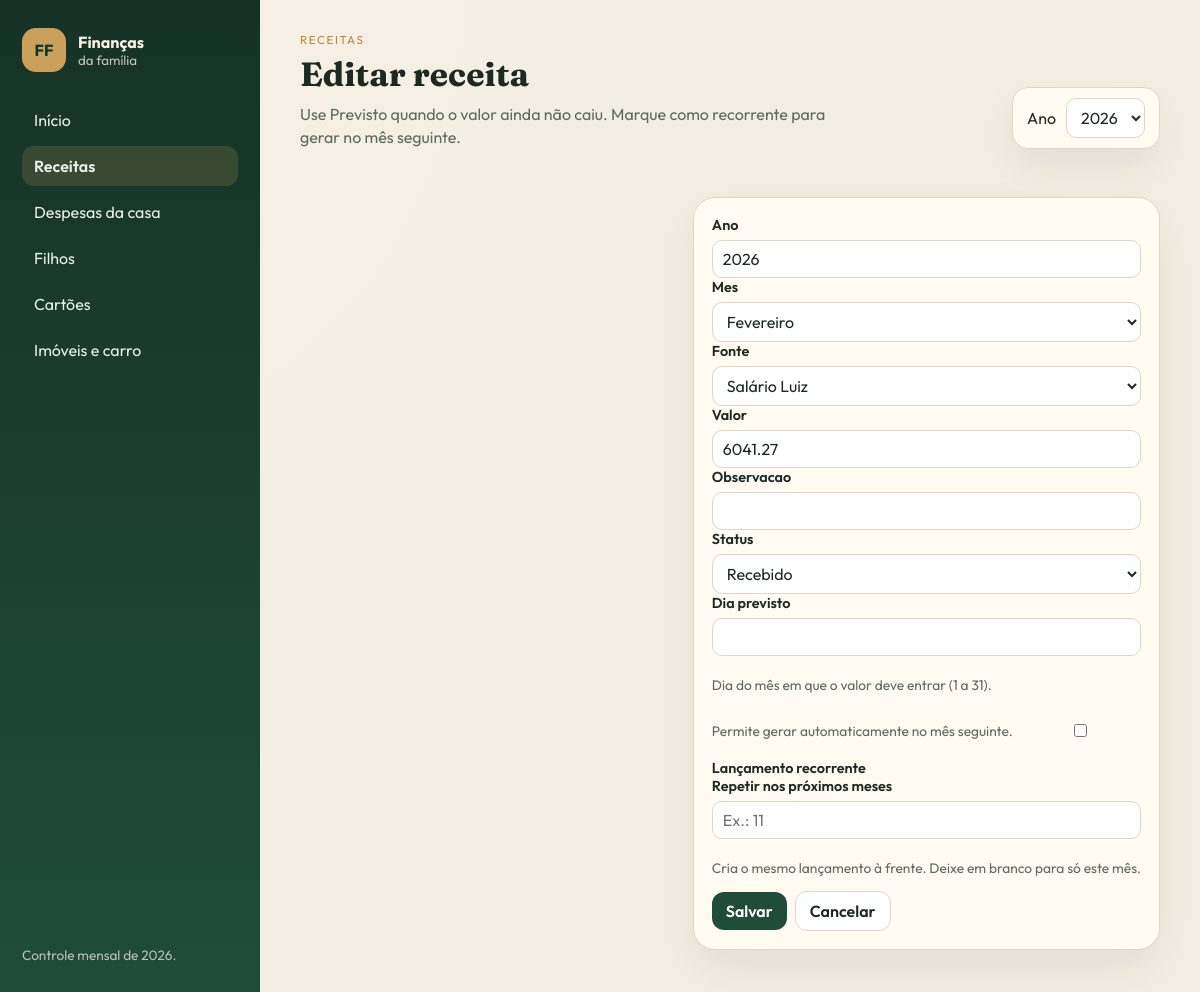
Page /receitas/1/editar/ on the committed database.
### inicio/models.py (models this page shows, shortened)
class Receita(models.Model):
    FONTE_SALARIO_ALINE = 'salario_aline'
    FONTE_SALARIO_LUIZ = 'salario_luiz'
    FONTE_MESADA_VOVO = 'mesada_vovo'
    FONTE_OUTROS = 'outros'
    FONTE_CHOICES = [
        (FONTE_SALARIO_ALINE, 'Salário Aline'),
        (FONTE_SALARIO_LUIZ, 'Salário Luiz'),
        (FONTE_MESADA_VOVO, 'Mesada Vovô'),
        (FONTE_OUTROS, 'Outros'),
    ]
    ano = models.PositiveIntegerField(default=ANO_PADRAO)
    mes = models.PositiveSmallIntegerField(choices=MESES)
    fonte = models.CharField(max_length=30, choices=FONTE_CHOICES)
    valor = models.DecimalField(max_digits=12, decimal_places=2)
    observacao = models.CharField(max_length=200, blank=True)
    status = models.CharField(
        max_length=20,
        choices=STATUS_RECEITA_CHOICES,
        default=STATUS_RECEBIDO,
    )
    dia_vencimento = models.PositiveSmallIntegerField(
        null=True,
        blank=True,
        verbose_name='Dia previsto',
        help_text='Dia do mês em que o valor deve entrar (1 a 31).',
    )
    recorrente = models.BooleanField(
        default=False,
        verbose_name='Lançamento recorrente',
        help_text='Permite gerar automaticamente no mês seguinte.',
    )
    class Meta:
        ordering = ['ano', 'mes', 'fonte']
        verbose_name = 'Receita'
        verbose_name_plural = 'Receitas'

### inicio/views.py (the view, shortened to what this page needs)
# urls.py: path('receitas/<int:pk>/editar/', views.ReceitaUpdateView.as_view(), name='receita_editar'),
class ReceitaUpdateView(RedirectFiltrosMixin, UpdateView):
    model = Receita
    form_class = ReceitaForm
    template_name = 'inicio/receita_form.html'
    lista_url = 'inicio:receitas'

### inicio/forms.py
class ReceitaForm(RecorrenciaFormMixin, forms.ModelForm):
    class Meta:
        model = Receita
        fields = [
            'ano', 'mes', 'fonte', 'valor', 'observacao',
            'status', 'dia_vencimento', 'recorrente',
        ]
        widgets = {
            'ano': forms.NumberInput(attrs={'class': 'form-control', 'min': 2020}),
            'mes': forms.Select(attrs={'class': 'form-select'}),
            'fonte': forms.Select(attrs={'class': 'form-select'}),
            'valor': forms.NumberInput(attrs={'class': 'form-control', 'step': '0.01'}),
            'observacao': forms.TextInput(attrs={'class': 'form-control'}),
            'status': forms.Select(attrs={'class': 'form-select'}),
            'dia_vencimento': forms.NumberInput(attrs={'class': 'form-control', 'min': 1, 'max': 31}),
            'recorrente': forms.CheckboxInput(attrs={'class': 'form-check'}),
        }
    field_order = [
        'ano', 'mes', 'fonte', 'valor', 'observacao',
        'status', 'dia_vencimento', 'recorrente', 'repetir_meses',
    ]

### inicio/context_processors.py (called while the page is built)
def _anos_disponiveis(ano_selecionado):
    try:
        anos = list(Ano.objects.filter(ativo=True).values_list('numero', flat=True))
    except (OperationalError, ProgrammingError):
        anos = []
    if not anos:
        anos = list(range(ANO_PADRAO - 1, ANO_PADRAO + 3))
    if ano_selecionado not in anos:
        anos = sorted(anos + [ano_selecionado])
    return anos

def financeiro(request):
    try:
        ano = int(request.GET.get('ano', ANO_PADRAO))
    except (TypeError, ValueError):
        ano = ANO_PADRAO
    try:
        cartoes = list(Cartao.objects.values('id', 'nome'))
    except (OperationalError, ProgrammingError):
        cartoes = []
    hoje = date.today()
    return {
        'ano_selecionado': ano,
        'meses_nav': MESES,
        'anos_disponiveis': _anos_disponiveis(ano),
        'status_choices': STATUS_CHOICES,
        'status_pagamento': STATUS_PAGAMENTO,
        'status_receita': STATUS_RECEITA_CHOICES,
        'cartoes_json': cartoes,
        'hoje': hoje,
        'mes_atual': hoje.month,
        'ano_atual': hoje.year,
    }

### inicio/filtros.py (called while the page is built)
def url_filtrada(request, url_name, extras=None):
    url = reverse(url_name)
    query = urlencode(filtros_request(request, extras))
    return f'{url}?{query}' if query else url

    def get_context_data(self, **kwargs):
        context = super().get_context_data(**kwargs)
        context['voltar'] = url_filtrada(self.request, self.lista_url)
        return context

### templates/inicio/receita_form.html (shortened to what this page needs)
{% extends "base.html" %}
{% block kicker %}Receitas{% endblock %}
{% block heading %}{% if form.instance.pk %}Editar receita{% else %}Nova receita{% endif %}{% endblock %}
{% block intro %}
    <p class="intro-pagina">Use Previsto quando o valor ainda não caiu. Marque como recorrente para gerar no mês seguinte.</p>
{% endblock %}
{% block content %}
{% include "includes/form_padrao.html" %}
{% endblock %}

### templates/includes/form_campos.html (shortened to what this page needs)
{% for campo in form %}
    <div class="campo{% if campo.name == 'recorrente' %} campo-check{% endif %}">
        <label for="{{ campo.id_for_label }}">{{ campo.label }}</label>
        {{ campo }}
        {% if campo.help_text %}<p class="ajuda">{{ campo.help_text }}</p>{% endif %}
    </div>
{% endfor %}

### static/css/app.css (style rules this page uses)
:root { --bg: #f3eee4; --paper: #fffaf2; --ink: #1d2a24; --muted: #5d6b63; --line: #e0d6c6; --forest: #1f4d3a; --forest-2: #2f6a50; --sage: #d7eadc; --gold: #b8873a; --terracotta: #b85a38; --ok: #2f6a50; --warn: #b85a38; --card: #c9782b; --shadow: 0 18px 40px rgba(31, 44, 36, 0.08); }
* { box-sizing: border-box; }
html, body { margin: 0; padding: 0; }
body { font-family: Outfit, sans-serif; background: radial-gradient(circle at top left, #f8f1e3, var(--bg) 40%); color: var(--ink); }
.filtro-ano select, .form-control, .form-select, input, select, textarea { font: inherit; border: 1px solid var(--line); border-radius: 10px; padding: 8px 10px; background: white; color: var(--ink); }
.campo { display: grid; gap: 6px; }
.campo label { font-weight: 600; font-size: 0.9rem; }
.ajuda { color: var(--muted); font-size: 0.86rem; }
.intro-pagina { margin: 8px 0 0; color: var(--muted); max-width: 52ch; line-height: 1.45; }
.campo-check { grid-template-columns: auto 1fr; align-items: center; }
.campo-check label { order: 2; }
.campo-check input { order: 1; width: auto; }

### rows in the picture
Receita: form "2026" "Fevereiro" "Salário Luiz" "6041.27" "Recebido"

### other values in the picture
{{ ano_selecionado }} "2026"
{{ campo.label }} "Ano" "Mes" "Fonte" "Valor" "Observacao" "Status" "Dia previsto" "Lançamento recorrente" "Repetir nos próximos meses"
{{ campo.help_text }} "Dia do mês em que o valor deve entrar (1 a 31)." "Permite gerar automaticamente no mês seguinte." "Cria o mesmo lançamento à frente. Deixe em branco para só este mês."
form field ano "2026"
